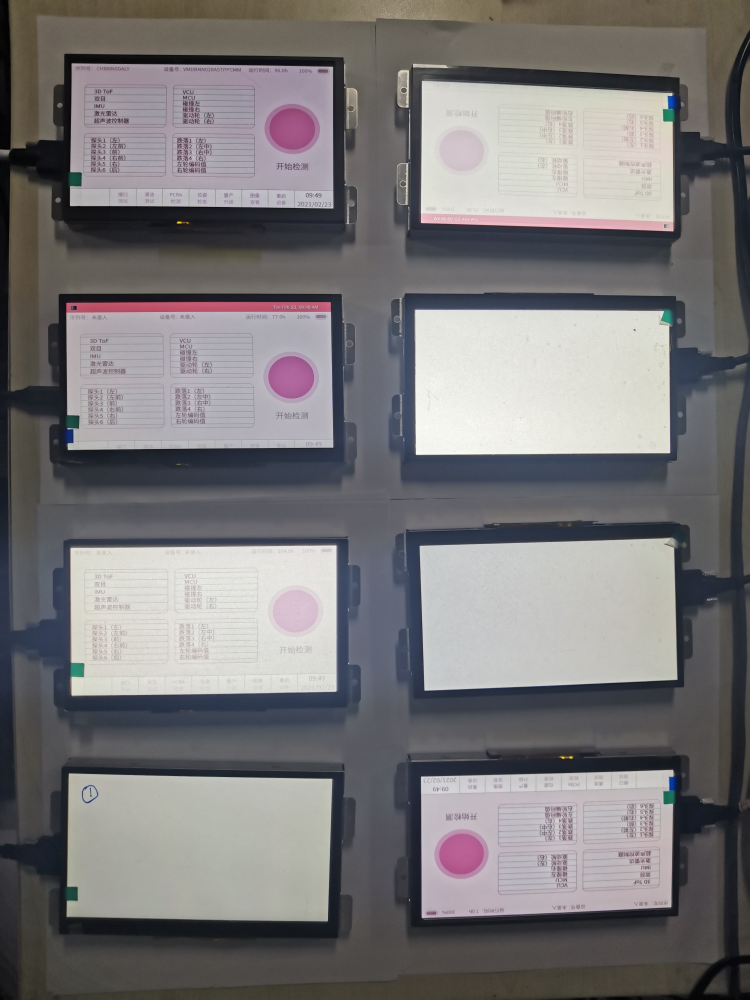
#> input picture white_img/1.jpeg, 3000 x 4000 px (shown at 1/4 size); its folder holds only this picture in this run
$ python find_thres.py
#> lines starting #> are read from the running program, lines starting #| are printed output that depends on the picture; after the words box and inside, x2 and y2 are one past the last pixel; in counts of white or black regions, pixels touching at a corner belong together
import cv2 as cv
import numpy as np
import os


def read_picture(images_src):
#> called with images_src = 'white_img'
    img_list = os.listdir(images_src)
    for idx, _ in enumerate(img_list):
        img_list[idx] = images_src + '/' + img_list[idx]
    print(img_list)
    return img_list

# 滑动条的回调函数，获取滑动条位置处的值
def empty(a):
    h_min = cv.getTrackbarPos("Hue Min", "TrackBars")
    h_max = cv.getTrackbarPos("Hue Max", "TrackBars")
    s_min = cv.getTrackbarPos("Sat Min", "TrackBars")
    s_max = cv.getTrackbarPos("Sat Max", "TrackBars")
    v_min = cv.getTrackbarPos("Val Min", "TrackBars")
    v_max = cv.getTrackbarPos("Val Max", "TrackBars")
    print(h_min, h_max, s_min, s_max, v_min, v_max)
    return h_min, h_max, s_min, s_max, v_min, v_max

path = read_picture("white_img")
# 创建一个窗口，放置6个滑动条
cv.namedWindow("TrackBars", cv.WINDOW_AUTOSIZE)
cv.resizeWindow("TrackBars", 640, 240)
cv.createTrackbar("Hue Min", "TrackBars", 0, 179, empty)
cv.createTrackbar("Hue Max", "TrackBars", 19, 179, empty)
cv.createTrackbar("Sat Min", "TrackBars", 110, 255, empty)
cv.createTrackbar("Sat Max", "TrackBars", 240, 255, empty)
cv.createTrackbar("Val Min", "TrackBars", 153, 255, empty)
cv.createTrackbar("Val Max", "TrackBars", 255, 255, empty)

while True:
    img = cv.imread(path[0])
#> img is the input picture: shape (4000, 3000, 3); mean B, G, R 120.7, 119.3, 121.4
    imgHSV = cv.cvtColor(img, cv.COLOR_BGR2HSV)
#> imgHSV: shape (4000, 3000, 3); mean H, S, V 80, 31.1, 126.3
    # 调用回调函数，获取滑动条的值
    h_min, h_max, s_min, s_max, v_min, v_max = empty(0)
    lower = np.array([h_min, s_min, v_min])
    upper = np.array([h_max, s_max, v_max])
    # 获得指定颜色范围内的掩码
    mask = cv.inRange(imgHSV, lower, upper)
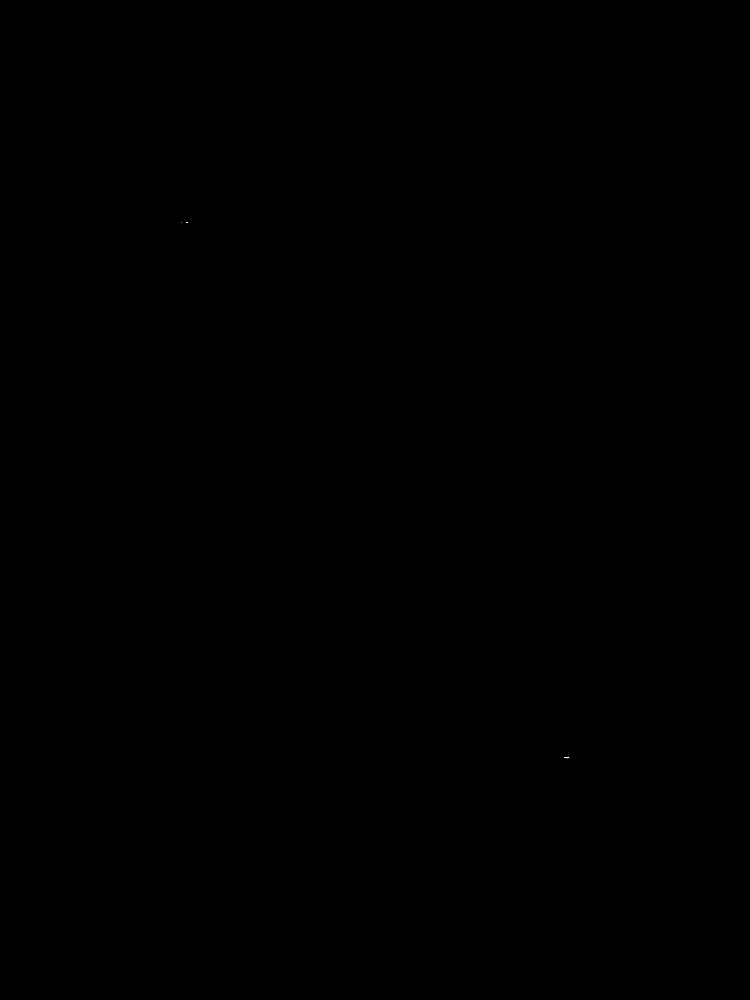
#> mask: shape (4000, 3000) (shown at 1/4 size); 0% white in thin lines or dots, all inside (x1, y1, x2, y2) = (727, 888, 2277, 3033)
    # 对原图图像进行按位与的操作，掩码区域保留
    imgResult = cv.bitwise_and(img, img, mask=mask)


    cv.imshow("Mask", mask)
    cv.imshow("Result", imgResult)
    cv.resizeWindow("Mask",640,640)
    cv.resizeWindow("Result", 640, 640)
    cv.waitKey(1)
